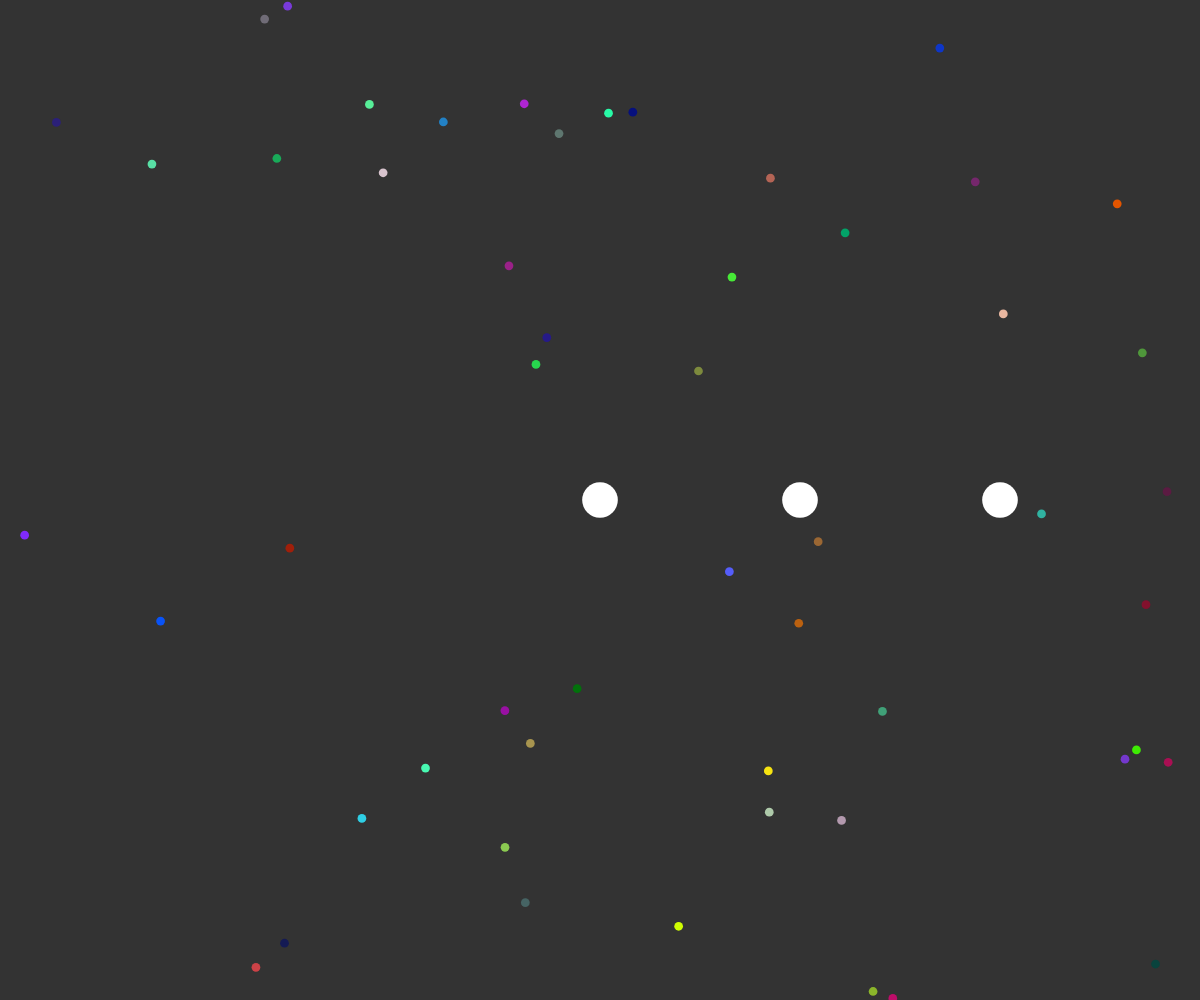
Frame 1 (no input)
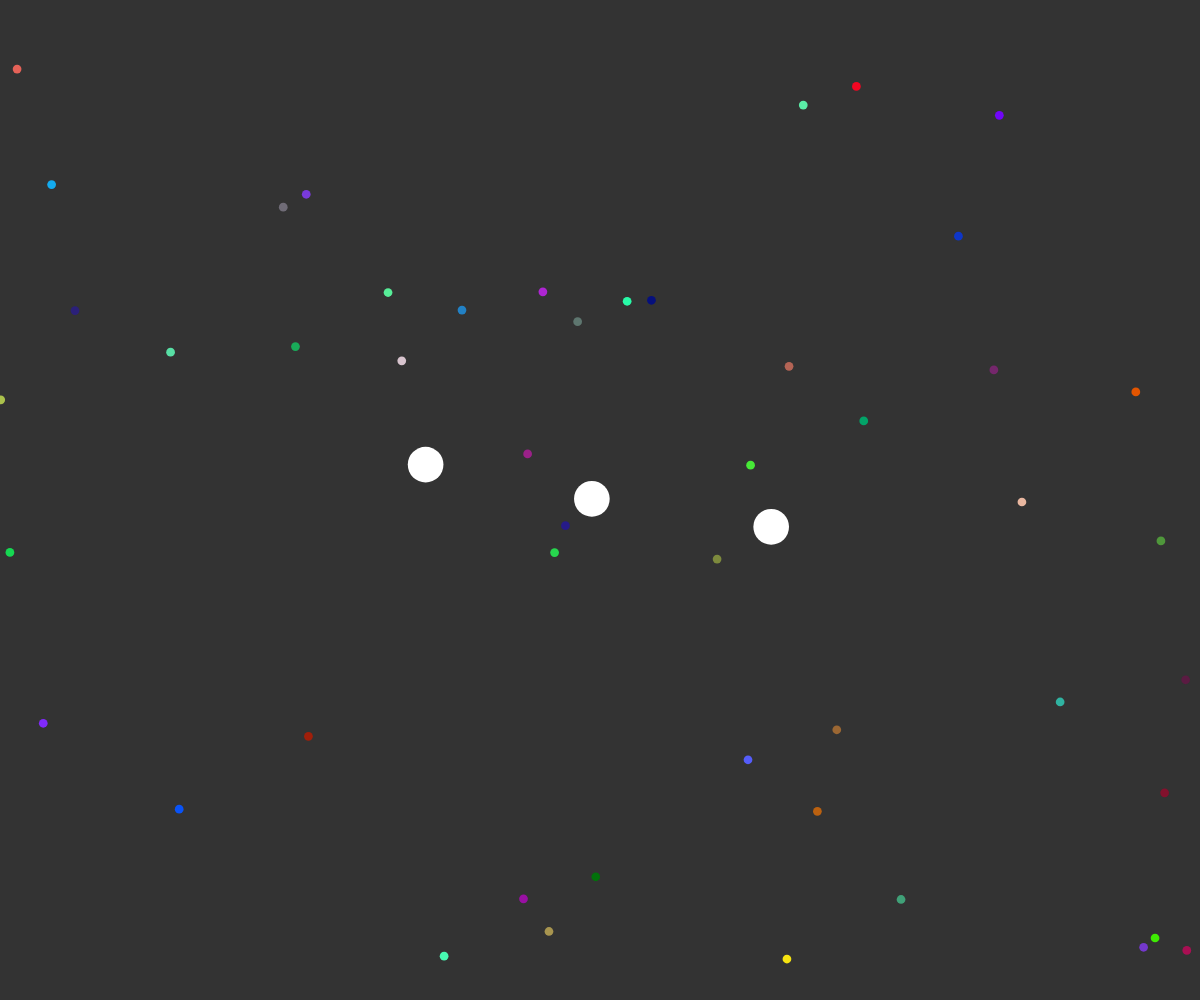
Frame 60 (no input)
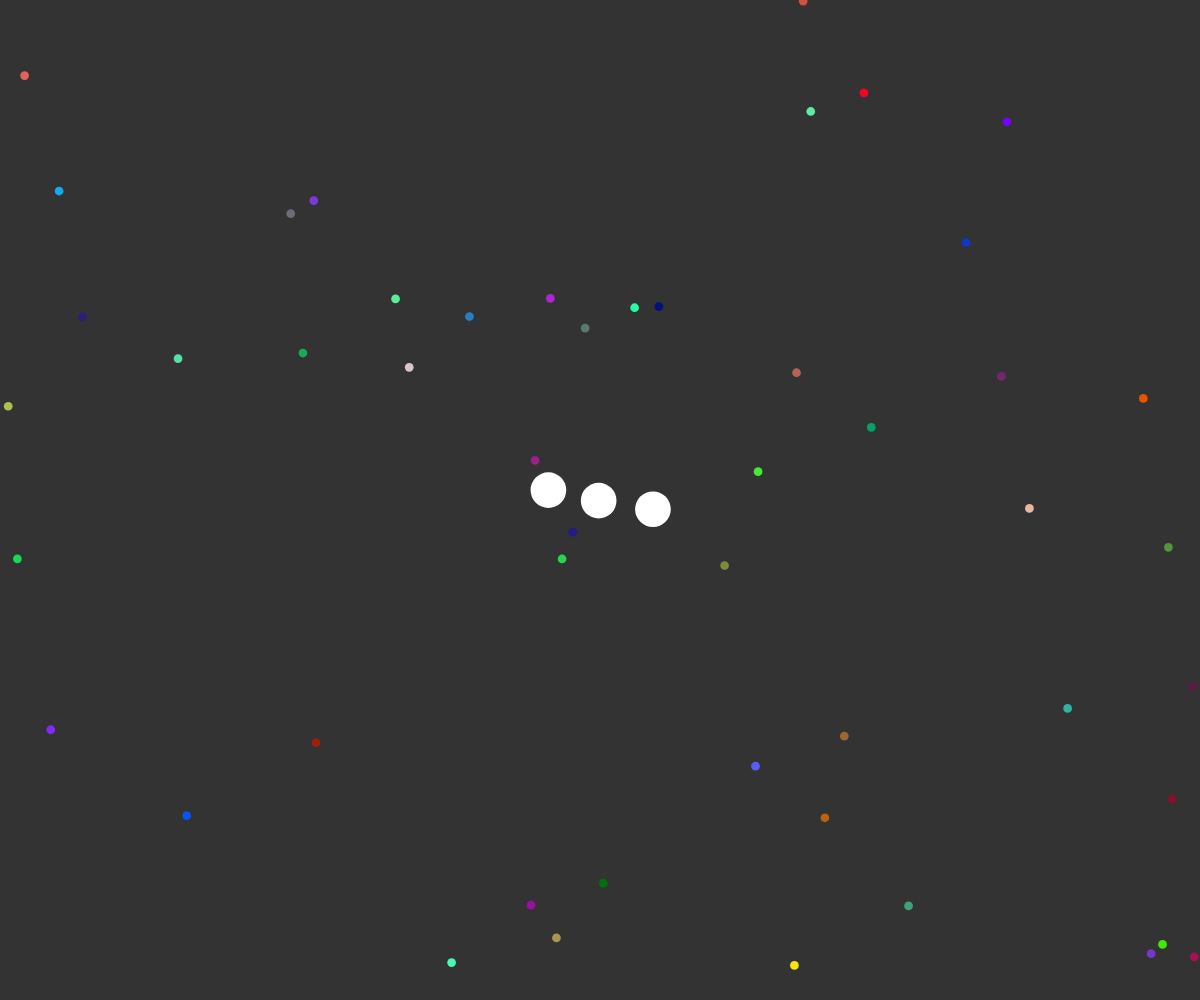
Frame 120 (the mouse pressed at the canvas centre since frame 60)

The p5.js sketch that drew these frames (run headless with seeded random() and noise() and a simulated clock; from frame 60 on, the mouse is pressed at the canvas centre):

// p5.js sketch
// ── sketch.js
var blobs = [];
var food = [];

var leftBound  = -3000;
var rightBound =  3000;
var topBound   = -3000;
var botBound   =  3000;

var xCenter = 0;
var yCenter = 0;

function setup() {
  createCanvas(window.innerWidth,window.innerHeight);

  //blobs.push(new Blob(random(leftBound,rightBound),random(topBound,botBound),1000));
  blobs.push(new Blob(0,0,1000));
  blobs.push(new Blob(200,0,1000));
  blobs.push(new Blob(400,0,1000));


  for (var i = 0; i < 1500; i++) {
    food.push(new Food(random(leftBound,rightBound),random(topBound,botBound)));
  }

  textAlign(CENTER);
}

function draw() {
  background(51);

  for (var i = 0; i < food.length; i++) {
    var current = food[i];
    current.show();
  }

  var xTotal = 0;
  var yTotal = 0;

  for (var i = 0; i < blobs.length; i++) {
    var current = blobs[i];

    xTotal += current.x;
    yTotal += current.y;

    if (current.x < leftBound)  current.x = leftBound;
    if (current.y < topBound)   current.y = topBound;
    if (current.x > rightBound) current.x = rightBound;
    if (current.y > botBound)   current.y = botBound;

    current.update();
    current.eat();
    current.grow();
    current.show();
    current.move();
  }

  xCenter = xTotal/blobs.length;
  yCenter = yTotal/blobs.length;

  // strokeWeight(8);
  // stroke(255,0,0);
  // noFill();
  // rect(
  //   leftBound - blob.x + width/2,
  //   topBound - blob.y + height/2,
  //   rightBound - leftBound,
  //   botBound - topBound
  // );
}


function keyPressed() {
  if (key == " ") {
    for (var i = blobs.length - 1; i >= 0; i--) {
      blobs[i].split();
    }
  }
}

// ── blob.js
function Blob(x,y,m) {
  this.x = x;
  this.y = y;
  this.m = m;
  this.r = sqrt(this.m/PI);

  this.xdiff;
  this.ydiff;
  this.dir;

  this.speed;

  this.projectedMass = this.m;
  this.toGrow = 0;
  this.inc = 0;

  this.ejectDistance = 0;
  this.ejectHeading;

  this.update = function() {
    this.r = sqrt(this.m/PI);
    this.speed = pow(1.0001,-1*(this.m - 45445)) + 15; //https://www.desmos.com/calculator/q1blvxsttk

    this.xdiff = mouseX - (this.x - xCenter + width/2);
    this.ydiff = mouseY - (this.y - yCenter + height/2);

    this.dir = createVector(this.speed*this.xdiff/5000,this.speed*this.ydiff/5000);
    this.dir.limit(this.speed/20);
  }

  this.eat = function() {
    for (var i = 0; i < food.length; i++) {
      var current = food[i];
      if (dist(this.x,this.y,current.x,current.y) + current.r < this.r + current.r) {
        this.projectedMass += current.m;
        this.toGrow = this.projectedMass - this.m;
        this.inc = this.toGrow/60;
        food.splice(i,1);
        food.push(new Food(random(leftBound,rightBound),random(topBound,botBound)));
        return;
      }
    }
  }

  this.grow = function() {
    if (this.toGrow > 0) {
      this.m += this.inc;
      this.toGrow -= this.inc;
    } else {
      this.toGrow = 0;
      this.projectedMass = this.m;
      this.m = round(this.m);
    }
  }

  this.move = function() {
    var requestDir = this.dir;
    var moveDir;
    var zVectors = [];

    for (var i = 0; i < blobs.length; i++) {
      var other = blobs[i];
      if (other != this) {
        if (dist(this.x,this.y,other.x,other.y) < this.r + other.r) { // collide
          var a = requestDir;
          var b = createVector(this.x - other.x,this.y - other.y);
          var angle = p5.Vector.angleBetween(a,b);
          if (angle > PI/2 && angle < 3*PI) {
            var bUnit = b; // Normalized below.
            var w = bUnit.normalize().mult(p5.Vector.dot(a,b)/b.mag());
            var z = p5.Vector.sub(a,w);
            z.limit(this.speed/20);

            zVectors.push(z);
          }
        }
      }
    }
    if (zVectors.length == 0) { // no collisions
      moveDir = requestDir;
    } else {
      var xTotal = 0;
      var yTotal = 0;
      for (var i = 0; i < zVectors.length; i++) {
        var current = zVectors[i];
        xTotal += current.x;
        yTotal += current.y;
      }
      var z = createVector(xTotal/zVectors.length,yTotal/zVectors.length);

      moveDir = z;
    }
    this.x += moveDir.x;
    this.y += moveDir.y;

    if (this.ejectDistance > 0) {
      var xMove = cos(this.ejectHeading)*12;
      var yMove = sin(this.ejectHeading)*12;
      this.x += xMove;
      this.y += yMove;
      this.ejectDistance -= sqrt(pow(xMove,2) + pow(yMove,2));
    } else {
      this.ejectDistance = 0;
    }
  }

  this.show = function() {
    noStroke();
    fill(255);
    ellipse(this.x - xCenter + width/2,this.y - yCenter + height/2,this.r*2);
  }

  this.split = function() {
    if (this.m >= 3500 && blobs.length <= 16) {
      var blobToEject = new Blob(this.x,this.y,this.m/2);
      blobToEject.ejectDistance = sqrt(this.r)*32;
      blobToEject.ejectHeading = this.dir.heading();

      blobs.push(blobToEject);

      this.m = this.m/2;
    }
  }
}




/*

if (blobs.length > 1) {
  var zVectors = [];
  for (var i = 0; i < blobs.length; i++) {
    var other = blobs[i];
    if (other != this) {
      if (dist(this.x,this.y,other.x,other.y) < this.r + other.r) {
        var a = this.dir;
        var b = createVector(this.x - other.x,this.y - other.y);

        var angle = p5.Vector.angleBetween(a,b);
        if (angle > PI/2 && angle < 3*PI) {
          var bUnit = b; // Normalized below.
          var w = bUnit.normalize().mult(p5.Vector.dot(a,b)/b.mag());
          var z = p5.Vector.sub(a,w);
          z.limit(this.speed/20);

          stroke(0,255,0);
          strokeWeight(4);

          zVectors.push(z);
        } else {
          this.x += this.dir.x;
          this.y += this.dir.y;
        }
      } else {
        this.x += this.dir.x;
        this.y += this.dir.y;
      }
    }
  }
  var xTotal = 0;
  var yTotal = 0;
  for (var i = 0; i < zVectors.length; i++) {
    var current = zVectors[i];
    xTotal += current.x;
    yTotal += current.y;
  }
  var z = createVector(xTotal/zVectors.length,yTotal/zVectors.length);

  this.x += z.x;
  this.y += z.y;
} else {
  this.x += this.dir.x;
  this.y += this.dir.y;
}

if (this.ejectDistance > 0) {
  var xMove = cos(this.ejectHeading)*12;
  var yMove = sin(this.ejectHeading)*12;
  this.x += xMove;
  this.y += yMove;
  this.ejectDistance -= sqrt(pow(xMove,2) + pow(yMove,2));
} else {
  this.ejectDistance = 0;
}

*/












// line(
//   this.x - xCenter + width/2,
//   this.y - yCenter + height/2,
//   z.x*50 + this.x - xCenter + width/2,
//   z.y*50 + this.y - yCenter + height/2
// );
// stroke(255,0,0);
// line(
//   this.x - xCenter + width/2,
//   this.y - yCenter + height/2,
//   a.x*50 + this.x - xCenter + width/2,
//   a.y*50 + this.y - yCenter + height/2
// );
// stroke(0,0,255);
// line(
//   other.x - xCenter + width/2,
//   other.y - yCenter + height/2,
//   b.x*50 + other.x - xCenter + width/2,
//   b.y*50 + other.y - yCenter + height/2
// );
// stroke(255,255,0);
// line(
//   other.x - xCenter + width/2,
//   other.y - yCenter + height/2,
//   w.x*50 + other.x - xCenter + width/2,
//   w.y*50 + other.y - yCenter + height/2
// );

// ── food.js
function Food(x,y) {
  this.x = x;
  this.y = y;
  this.m = 60;
  this.r = sqrt(this.m/PI);
  this.color = color(random(255),random(255),random(255));

  this.show = function() {
    this.displayX = this.x - xCenter + width/2;
    this.displayY = this.y - yCenter + height/2;

    if (this.displayX >= 0 && this.displayX <= width && this.displayY >= 0 && this.displayY <= height) {
      noStroke();
      fill(this.color);
      ellipse(this.displayX,this.displayY,this.r*2);
      // fill(0);
      // text((this.x,"     ",this.y),this.displayX,this.displayY);
    }
  }
}
